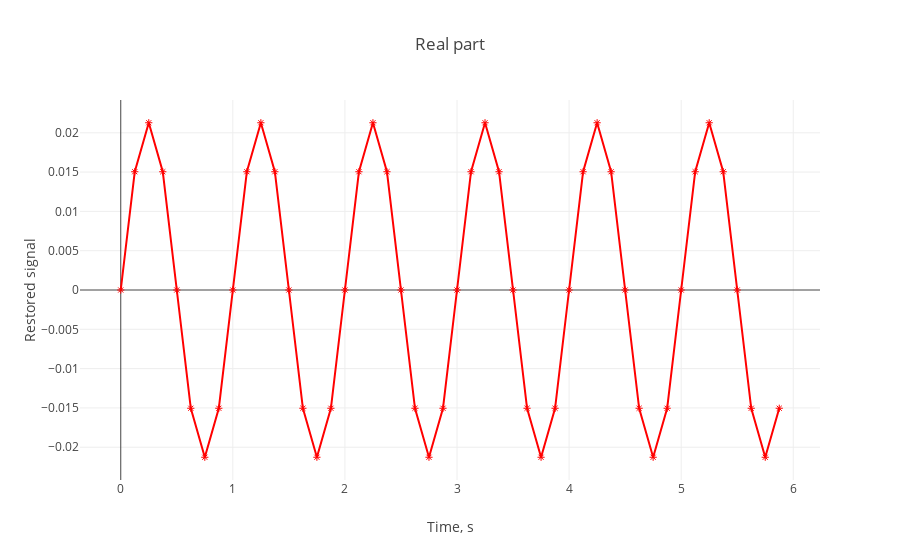

The cell this chart's notebook holds for it:
### Code cell
data = [
    go.Scatter(
        x = t,
        y = np.real(ys),
        mode = 'markers+lines',
        marker = dict(color='red', symbol=135)
    )
]
layout = go.Layout(
    title = 'Real part',
    xaxis=dict(title='Time, s'),
    yaxis=dict(title='Restored signal')
    )
fig = go.Figure(data=data, layout=layout)
iplot(fig)

### Figure 1 — Plotly figure (JSON) as saved in the notebook; plotly's stock layout.template omitted (floating-point values rounded to 4 significant figures)
{"data": [{"marker": {"color": "red", "symbol": 135}, "mode": "markers+lines", "type": "scatter", "uid": "f91dc8cf-e04b-457a-b4cb-d039825a79d4", "x": [0, 0.125, 0.25, 0.375, 0.5, 0.625, 0.75, 0.875, 1, 1.125, 1.25, 1.375, 1.5, 1.625, 1.75, 1.875, 2, 2.125, 2.25, 2.375, 2.5, 2.625, 2.75, 2.875, 3, 3.125, 3.25, 3.375, 3.5, 3.625, 3.75, 3.875, 4, 4.125, 4.25, 4.375, 4.5, 4.625, 4.75, 4.875, 5, 5.125, 5.25, 5.375, 5.5, 5.625, 5.75, 5.875], "y": [0, 0.01504, 0.02128, 0.01504, 2.606e-18, -0.01504, -0.02128, -0.01504, -5.211e-18, 0.01504, 0.02128, 0.01504, 7.817e-18, -0.01504, -0.02128, -0.01504, -1.042e-17, 0.01504, 0.02128, 0.01504, 1.303e-17, -0.01504, -0.02128, -0.01504, -1.563e-17, 0.01504, 0.02128, 0.01504, 1.824e-17, -0.01504, -0.02128, -0.01504, -2.085e-17, 0.01504, 0.02128, 0.01504, 2.345e-17, -0.01504, -0.02128, -0.01504, -2.606e-17, 0.01504, 0.02128, 0.01504, 1.043e-16, -0.01504, -0.02128, -0.01504]}], "layout": {"title": {"text": "Real part"}, "xaxis": {"title": {"text": "Time, s"}}, "yaxis": {"title": {"text": "Restored signal"}}}}
